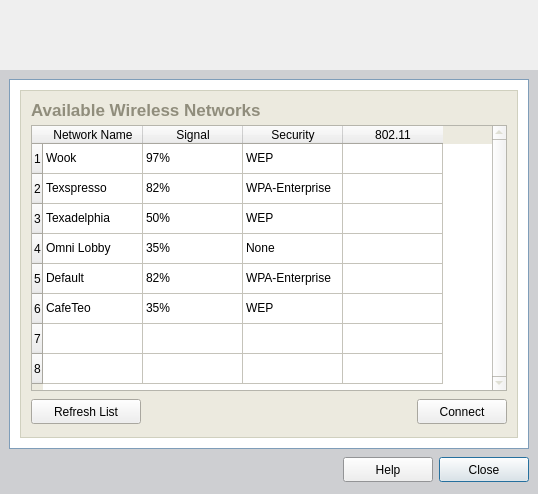
<ui version="4.0" >
 <class>Dialog</class>
 <widget class="QDialog" name="Dialog" >
  <property name="windowModality" >
   <enum>Qt::WindowModal</enum>
  </property>
  <property name="geometry" >
   <rect>
    <x>0</x>
    <y>0</y>
    <width>538</width>
    <height>494</height>
   </rect>
  </property>
  <property name="minimumSize" >
   <size>
    <width>538</width>
    <height>494</height>
   </size>
  </property>
  <property name="maximumSize" >
   <size>
    <width>538</width>
    <height>494</height>
   </size>
  </property>
  <property name="windowTitle" >
   <string>Browse Networks</string>
  </property>
  <property name="windowIcon" >
   <iconset>icons/prod_color.png</iconset>
  </property>
  <layout class="QVBoxLayout" >
   <property name="spacing" >
    <number>0</number>
   </property>
   <property name="leftMargin" >
    <number>0</number>
   </property>
   <property name="topMargin" >
    <number>0</number>
   </property>
   <property name="rightMargin" >
    <number>0</number>
   </property>
   <property name="bottomMargin" >
    <number>0</number>
   </property>
   <item>
    <widget class="QFrame" name="HeaderFrame" >
     <property name="sizePolicy" >
      <sizepolicy vsizetype="Fixed" hsizetype="Expanding" >
       <horstretch>1</horstretch>
       <verstretch>0</verstretch>
      </sizepolicy>
     </property>
     <property name="minimumSize" >
      <size>
       <width>538</width>
       <height>70</height>
      </size>
     </property>
     <property name="maximumSize" >
      <size>
       <width>16777215</width>
       <height>70</height>
      </size>
     </property>
     <property name="frameShape" >
      <enum>QFrame::NoFrame</enum>
     </property>
     <property name="frameShadow" >
      <enum>QFrame::Plain</enum>
     </property>
     <layout class="QHBoxLayout" >
      <property name="spacing" >
       <number>0</number>
      </property>
      <property name="leftMargin" >
       <number>0</number>
      </property>
      <property name="topMargin" >
       <number>0</number>
      </property>
      <property name="rightMargin" >
       <number>0</number>
      </property>
      <property name="bottomMargin" >
       <number>0</number>
      </property>
      <item>
       <widget class="QLabel" name="headerLeft" >
        <property name="sizePolicy" >
         <sizepolicy vsizetype="Fixed" hsizetype="Fixed" >
          <horstretch>0</horstretch>
          <verstretch>0</verstretch>
         </sizepolicy>
        </property>
        <property name="minimumSize" >
         <size>
          <width>242</width>
          <height>70</height>
         </size>
        </property>
        <property name="maximumSize" >
         <size>
          <width>242</width>
          <height>70</height>
         </size>
        </property>
        <property name="text" >
         <string/>
        </property>
        <property name="pixmap" >
         <pixmap>images/banner/banner_left.png</pixmap>
        </property>
       </widget>
      </item>
      <item>
       <widget class="QLabel" name="headerLeftTile" >
        <property name="sizePolicy" >
         <sizepolicy vsizetype="Fixed" hsizetype="Preferred" >
          <horstretch>3</horstretch>
          <verstretch>0</verstretch>
         </sizepolicy>
        </property>
        <property name="minimumSize" >
         <size>
          <width>1</width>
          <height>70</height>
         </size>
        </property>
        <property name="maximumSize" >
         <size>
          <width>16777215</width>
          <height>70</height>
         </size>
        </property>
        <property name="text" >
         <string/>
        </property>
        <property name="pixmap" >
         <pixmap>images/banner/banner_left_bg.png</pixmap>
        </property>
        <property name="scaledContents" >
         <bool>true</bool>
        </property>
       </widget>
      </item>
      <item>
       <widget class="QLabel" name="headerCenter" >
        <property name="sizePolicy" >
         <sizepolicy vsizetype="Fixed" hsizetype="Fixed" >
          <horstretch>0</horstretch>
          <verstretch>0</verstretch>
         </sizepolicy>
        </property>
        <property name="minimumSize" >
         <size>
          <width>76</width>
          <height>70</height>
         </size>
        </property>
        <property name="maximumSize" >
         <size>
          <width>76</width>
          <height>70</height>
         </size>
        </property>
        <property name="text" >
         <string/>
        </property>
        <property name="pixmap" >
         <pixmap>images/banner/banner_center.png</pixmap>
        </property>
       </widget>
      </item>
      <item>
       <widget class="QLabel" name="headerRightTile" >
        <property name="sizePolicy" >
         <sizepolicy vsizetype="Fixed" hsizetype="Expanding" >
          <horstretch>2</horstretch>
          <verstretch>0</verstretch>
         </sizepolicy>
        </property>
        <property name="minimumSize" >
         <size>
          <width>1</width>
          <height>70</height>
         </size>
        </property>
        <property name="maximumSize" >
         <size>
          <width>16777215</width>
          <height>70</height>
         </size>
        </property>
        <property name="text" >
         <string/>
        </property>
        <property name="pixmap" >
         <pixmap>images/banner/banner_right_bg.png</pixmap>
        </property>
        <property name="scaledContents" >
         <bool>true</bool>
        </property>
       </widget>
      </item>
      <item>
       <widget class="QLabel" name="headerRight" >
        <property name="sizePolicy" >
         <sizepolicy vsizetype="Fixed" hsizetype="Fixed" >
          <horstretch>0</horstretch>
          <verstretch>0</verstretch>
         </sizepolicy>
        </property>
        <property name="minimumSize" >
         <size>
          <width>218</width>
          <height>70</height>
         </size>
        </property>
        <property name="maximumSize" >
         <size>
          <width>218</width>
          <height>70</height>
         </size>
        </property>
        <property name="text" >
         <string/>
        </property>
        <property name="pixmap" >
         <pixmap>images/banner/banner_right.png</pixmap>
        </property>
       </widget>
      </item>
     </layout>
    </widget>
   </item>
   <item>
    <widget class="QFrame" name="MainFrame" >
     <property name="palette" >
      <palette>
       <active>
        <colorrole role="Base" >
         <brush brushstyle="SolidPattern" >
          <color alpha="255" >
           <red>255</red>
           <green>255</green>
           <blue>255</blue>
          </color>
         </brush>
        </colorrole>
        <colorrole role="Window" >
         <brush brushstyle="SolidPattern" >
          <color alpha="255" >
           <red>206</red>
           <green>207</green>
           <blue>210</blue>
          </color>
         </brush>
        </colorrole>
       </active>
       <inactive>
        <colorrole role="Base" >
         <brush brushstyle="SolidPattern" >
          <color alpha="255" >
           <red>255</red>
           <green>255</green>
           <blue>255</blue>
          </color>
         </brush>
        </colorrole>
        <colorrole role="Window" >
         <brush brushstyle="SolidPattern" >
          <color alpha="255" >
           <red>206</red>
           <green>207</green>
           <blue>210</blue>
          </color>
         </brush>
        </colorrole>
       </inactive>
       <disabled>
        <colorrole role="Base" >
         <brush brushstyle="SolidPattern" >
          <color alpha="255" >
           <red>206</red>
           <green>207</green>
           <blue>210</blue>
          </color>
         </brush>
        </colorrole>
        <colorrole role="Window" >
         <brush brushstyle="SolidPattern" >
          <color alpha="255" >
           <red>206</red>
           <green>207</green>
           <blue>210</blue>
          </color>
         </brush>
        </colorrole>
       </disabled>
      </palette>
     </property>
     <property name="autoFillBackground" >
      <bool>true</bool>
     </property>
     <property name="frameShape" >
      <enum>QFrame::NoFrame</enum>
     </property>
     <property name="frameShadow" >
      <enum>QFrame::Raised</enum>
     </property>
     <layout class="QVBoxLayout" >
      <item>
       <widget class="QFrame" name="whiteFrame" >
        <property name="palette" >
         <palette>
          <active>
           <colorrole role="WindowText" >
            <brush brushstyle="SolidPattern" >
             <color alpha="255" >
              <red>127</red>
              <green>157</green>
              <blue>185</blue>
             </color>
            </brush>
           </colorrole>
           <colorrole role="Base" >
            <brush brushstyle="SolidPattern" >
             <color alpha="255" >
              <red>255</red>
              <green>255</green>
              <blue>255</blue>
             </color>
            </brush>
           </colorrole>
           <colorrole role="Window" >
            <brush brushstyle="SolidPattern" >
             <color alpha="255" >
              <red>255</red>
              <green>255</green>
              <blue>255</blue>
             </color>
            </brush>
           </colorrole>
          </active>
          <inactive>
           <colorrole role="WindowText" >
            <brush brushstyle="SolidPattern" >
             <color alpha="255" >
              <red>127</red>
              <green>157</green>
              <blue>185</blue>
             </color>
            </brush>
           </colorrole>
           <colorrole role="Base" >
            <brush brushstyle="SolidPattern" >
             <color alpha="255" >
              <red>255</red>
              <green>255</green>
              <blue>255</blue>
             </color>
            </brush>
           </colorrole>
           <colorrole role="Window" >
            <brush brushstyle="SolidPattern" >
             <color alpha="255" >
              <red>255</red>
              <green>255</green>
              <blue>255</blue>
             </color>
            </brush>
           </colorrole>
          </inactive>
          <disabled>
           <colorrole role="WindowText" >
            <brush brushstyle="SolidPattern" >
             <color alpha="255" >
              <red>118</red>
              <green>116</green>
              <blue>108</blue>
             </color>
            </brush>
           </colorrole>
           <colorrole role="Base" >
            <brush brushstyle="SolidPattern" >
             <color alpha="255" >
              <red>255</red>
              <green>255</green>
              <blue>255</blue>
             </color>
            </brush>
           </colorrole>
           <colorrole role="Window" >
            <brush brushstyle="SolidPattern" >
             <color alpha="255" >
              <red>255</red>
              <green>255</green>
              <blue>255</blue>
             </color>
            </brush>
           </colorrole>
          </disabled>
         </palette>
        </property>
        <property name="autoFillBackground" >
         <bool>true</bool>
        </property>
        <property name="frameShape" >
         <enum>QFrame::Box</enum>
        </property>
        <property name="frameShadow" >
         <enum>QFrame::Plain</enum>
        </property>
        <layout class="QVBoxLayout" >
         <property name="leftMargin" >
          <number>10</number>
         </property>
         <property name="topMargin" >
          <number>10</number>
         </property>
         <property name="rightMargin" >
          <number>10</number>
         </property>
         <property name="bottomMargin" >
          <number>10</number>
         </property>
         <item>
          <widget class="QFrame" name="brownFrame" >
           <property name="palette" >
            <palette>
             <active>
              <colorrole role="WindowText" >
               <brush brushstyle="SolidPattern" >
                <color alpha="255" >
                 <red>208</red>
                 <green>208</green>
                 <blue>191</blue>
                </color>
               </brush>
              </colorrole>
              <colorrole role="Base" >
               <brush brushstyle="SolidPattern" >
                <color alpha="255" >
                 <red>255</red>
                 <green>255</green>
                 <blue>255</blue>
                </color>
               </brush>
              </colorrole>
              <colorrole role="Window" >
               <brush brushstyle="SolidPattern" >
                <color alpha="255" >
                 <red>236</red>
                 <green>234</green>
                 <blue>223</blue>
                </color>
               </brush>
              </colorrole>
             </active>
             <inactive>
              <colorrole role="WindowText" >
               <brush brushstyle="SolidPattern" >
                <color alpha="255" >
                 <red>208</red>
                 <green>208</green>
                 <blue>191</blue>
                </color>
               </brush>
              </colorrole>
              <colorrole role="Base" >
               <brush brushstyle="SolidPattern" >
                <color alpha="255" >
                 <red>255</red>
                 <green>255</green>
                 <blue>255</blue>
                </color>
               </brush>
              </colorrole>
              <colorrole role="Window" >
               <brush brushstyle="SolidPattern" >
                <color alpha="255" >
                 <red>236</red>
                 <green>234</green>
                 <blue>223</blue>
                </color>
               </brush>
              </colorrole>
             </inactive>
             <disabled>
              <colorrole role="WindowText" >
               <brush brushstyle="SolidPattern" >
                <color alpha="255" >
                 <red>118</red>
                 <green>116</green>
                 <blue>108</blue>
                </color>
               </brush>
              </colorrole>
              <colorrole role="Base" >
               <brush brushstyle="SolidPattern" >
                <color alpha="255" >
                 <red>236</red>
                 <green>234</green>
                 <blue>223</blue>
                </color>
               </brush>
              </colorrole>
              <colorrole role="Window" >
               <brush brushstyle="SolidPattern" >
                <color alpha="255" >
                 <red>236</red>
                 <green>234</green>
                 <blue>223</blue>
                </color>
               </brush>
              </colorrole>
             </disabled>
            </palette>
           </property>
           <property name="autoFillBackground" >
            <bool>true</bool>
           </property>
           <property name="frameShape" >
            <enum>QFrame::Box</enum>
           </property>
           <property name="frameShadow" >
            <enum>QFrame::Plain</enum>
           </property>
           <layout class="QVBoxLayout" >
            <property name="spacing" >
             <number>6</number>
            </property>
            <property name="leftMargin" >
             <number>10</number>
            </property>
            <property name="topMargin" >
             <number>10</number>
            </property>
            <property name="rightMargin" >
             <number>10</number>
            </property>
            <property name="bottomMargin" >
             <number>10</number>
            </property>
            <item>
             <widget class="QLabel" name="headerAvailableNetworks" >
              <property name="sizePolicy" >
               <sizepolicy vsizetype="Fixed" hsizetype="Preferred" >
                <horstretch>0</horstretch>
                <verstretch>0</verstretch>
               </sizepolicy>
              </property>
              <property name="minimumSize" >
               <size>
                <width>460</width>
                <height>18</height>
               </size>
              </property>
              <property name="maximumSize" >
               <size>
                <width>460</width>
                <height>18</height>
               </size>
              </property>
              <property name="palette" >
               <palette>
                <active>
                 <colorrole role="WindowText" >
                  <brush brushstyle="SolidPattern" >
                   <color alpha="255" >
                    <red>144</red>
                    <green>141</green>
                    <blue>124</blue>
                   </color>
                  </brush>
                 </colorrole>
                </active>
                <inactive>
                 <colorrole role="WindowText" >
                  <brush brushstyle="SolidPattern" >
                   <color alpha="255" >
                    <red>144</red>
                    <green>141</green>
                    <blue>124</blue>
                   </color>
                  </brush>
                 </colorrole>
                </inactive>
                <disabled>
                 <colorrole role="WindowText" >
                  <brush brushstyle="SolidPattern" >
                   <color alpha="255" >
                    <red>119</red>
                    <green>119</green>
                    <blue>119</blue>
                   </color>
                  </brush>
                 </colorrole>
                </disabled>
               </palette>
              </property>
              <property name="font" >
               <font>
                <family>Arial</family>
                <pointsize>13</pointsize>
                <weight>75</weight>
                <bold>true</bold>
               </font>
              </property>
              <property name="lineWidth" >
               <number>0</number>
              </property>
              <property name="text" >
               <string>Available Wireless Networks</string>
              </property>
              <property name="alignment" >
               <set>Qt::AlignLeading|Qt::AlignLeft|Qt::AlignVCenter</set>
              </property>
              <property name="margin" >
               <number>0</number>
              </property>
              <property name="indent" >
               <number>0</number>
              </property>
             </widget>
            </item>
            <item>
             <widget class="QTableWidget" name="dataTableAvailableWirelessNetworks" >
              <property name="minimumSize" >
               <size>
                <width>0</width>
                <height>266</height>
               </size>
              </property>
              <property name="font" >
               <font>
                <family>Arial</family>
                <pointsize>9</pointsize>
                <weight>50</weight>
                <bold>false</bold>
               </font>
              </property>
              <property name="frameShadow" >
               <enum>QFrame::Plain</enum>
              </property>
              <property name="verticalScrollBarPolicy" >
               <enum>Qt::ScrollBarAlwaysOn</enum>
              </property>
              <property name="horizontalScrollBarPolicy" >
               <enum>Qt::ScrollBarAlwaysOff</enum>
              </property>
              <property name="selectionMode" >
               <enum>QAbstractItemView::SingleSelection</enum>
              </property>
              <property name="selectionBehavior" >
               <enum>QAbstractItemView::SelectRows</enum>
              </property>
              <property name="showGrid" >
               <bool>true</bool>
              </property>
              <property name="sortingEnabled" >
               <bool>true</bool>
              </property>
              <property name="wordWrap" >
               <bool>false</bool>
              </property>
              <property name="cornerButtonEnabled" >
               <bool>false</bool>
              </property>
              <property name="rowCount" >
               <number>8</number>
              </property>
              <property name="columnCount" >
               <number>4</number>
              </property>
              <row/>
              <row/>
              <row/>
              <row/>
              <row/>
              <row/>
              <row/>
              <row/>
              <column>
               <property name="text" >
                <string>Network Name</string>
               </property>
              </column>
              <column>
               <property name="text" >
                <string>Signal</string>
               </property>
              </column>
              <column>
               <property name="text" >
                <string>Security</string>
               </property>
              </column>
              <column>
               <property name="text" >
                <string>802.11</string>
               </property>
              </column>
              <item row="0" column="0" >
               <property name="text" >
                <string>Wook</string>
               </property>
              </item>
              <item row="0" column="1" >
               <property name="text" >
                <string>97%</string>
               </property>
               <property name="icon" >
                <iconset>icons/signal_4.png</iconset>
               </property>
              </item>
              <item row="0" column="2" >
               <property name="text" >
                <string>WEP</string>
               </property>
              </item>
              <item row="1" column="0" >
               <property name="text" >
                <string>Texspresso</string>
               </property>
              </item>
              <item row="1" column="1" >
               <property name="text" >
                <string>82%</string>
               </property>
               <property name="icon" >
                <iconset>icons/signal_3.png</iconset>
               </property>
              </item>
              <item row="1" column="2" >
               <property name="text" >
                <string>WPA-Enterprise</string>
               </property>
              </item>
              <item row="2" column="0" >
               <property name="text" >
                <string>Texadelphia</string>
               </property>
              </item>
              <item row="2" column="1" >
               <property name="text" >
                <string>50%</string>
               </property>
               <property name="icon" >
                <iconset>icons/signal_2.png</iconset>
               </property>
              </item>
              <item row="2" column="2" >
               <property name="text" >
                <string>WEP</string>
               </property>
              </item>
              <item row="3" column="0" >
               <property name="text" >
                <string>Omni Lobby</string>
               </property>
              </item>
              <item row="3" column="1" >
               <property name="text" >
                <string>35%</string>
               </property>
               <property name="icon" >
                <iconset>icons/signal_1.png</iconset>
               </property>
              </item>
              <item row="3" column="2" >
               <property name="text" >
                <string>None</string>
               </property>
              </item>
              <item row="4" column="0" >
               <property name="text" >
                <string>Default</string>
               </property>
              </item>
              <item row="4" column="1" >
               <property name="text" >
                <string>82%</string>
               </property>
               <property name="icon" >
                <iconset>icons/signal_3.png</iconset>
               </property>
              </item>
              <item row="4" column="2" >
               <property name="text" >
                <string>WPA-Enterprise</string>
               </property>
              </item>
              <item row="5" column="0" >
               <property name="text" >
                <string>CafeTeo</string>
               </property>
              </item>
              <item row="5" column="1" >
               <property name="text" >
                <string>35%</string>
               </property>
               <property name="icon" >
                <iconset>icons/signal_1.png</iconset>
               </property>
              </item>
              <item row="5" column="2" >
               <property name="text" >
                <string>WEP</string>
               </property>
              </item>
             </widget>
            </item>
            <item>
             <widget class="QFrame" name="frame" >
              <property name="sizePolicy" >
               <sizepolicy vsizetype="Fixed" hsizetype="Preferred" >
                <horstretch>0</horstretch>
                <verstretch>0</verstretch>
               </sizepolicy>
              </property>
              <property name="minimumSize" >
               <size>
                <width>16</width>
                <height>30</height>
               </size>
              </property>
              <property name="maximumSize" >
               <size>
                <width>16777215</width>
                <height>30</height>
               </size>
              </property>
              <property name="frameShape" >
               <enum>QFrame::NoFrame</enum>
              </property>
              <property name="frameShadow" >
               <enum>QFrame::Raised</enum>
              </property>
              <layout class="QHBoxLayout" >
               <property name="spacing" >
                <number>0</number>
               </property>
               <property name="leftMargin" >
                <number>0</number>
               </property>
               <property name="topMargin" >
                <number>0</number>
               </property>
               <property name="rightMargin" >
                <number>0</number>
               </property>
               <property name="bottomMargin" >
                <number>0</number>
               </property>
               <item>
                <widget class="QPushButton" name="buttonRefresh" >
                 <property name="sizePolicy" >
                  <sizepolicy vsizetype="Fixed" hsizetype="Fixed" >
                   <horstretch>0</horstretch>
                   <verstretch>0</verstretch>
                  </sizepolicy>
                 </property>
                 <property name="minimumSize" >
                  <size>
                   <width>110</width>
                   <height>25</height>
                  </size>
                 </property>
                 <property name="maximumSize" >
                  <size>
                   <width>110</width>
                   <height>25</height>
                  </size>
                 </property>
                 <property name="font" >
                  <font>
                   <family>Arial</family>
                   <pointsize>9</pointsize>
                  </font>
                 </property>
                 <property name="text" >
                  <string>Refresh List</string>
                 </property>
                 <property name="autoDefault" >
                  <bool>false</bool>
                 </property>
                </widget>
               </item>
               <item>
                <spacer>
                 <property name="orientation" >
                  <enum>Qt::Horizontal</enum>
                 </property>
                 <property name="sizeHint" >
                  <size>
                   <width>40</width>
                   <height>20</height>
                  </size>
                 </property>
                </spacer>
               </item>
               <item>
                <widget class="QPushButton" name="buttonConnect" >
                 <property name="sizePolicy" >
                  <sizepolicy vsizetype="Fixed" hsizetype="Fixed" >
                   <horstretch>0</horstretch>
                   <verstretch>0</verstretch>
                  </sizepolicy>
                 </property>
                 <property name="minimumSize" >
                  <size>
                   <width>90</width>
                   <height>25</height>
                  </size>
                 </property>
                 <property name="maximumSize" >
                  <size>
                   <width>90</width>
                   <height>25</height>
                  </size>
                 </property>
                 <property name="font" >
                  <font>
                   <family>Arial</family>
                   <pointsize>9</pointsize>
                  </font>
                 </property>
                 <property name="text" >
                  <string>Connect</string>
                 </property>
                 <property name="autoDefault" >
                  <bool>false</bool>
                 </property>
                </widget>
               </item>
              </layout>
             </widget>
            </item>
           </layout>
          </widget>
         </item>
        </layout>
       </widget>
      </item>
      <item>
       <widget class="QFrame" name="buttonFrame" >
        <property name="sizePolicy" >
         <sizepolicy vsizetype="Fixed" hsizetype="Preferred" >
          <horstretch>0</horstretch>
          <verstretch>0</verstretch>
         </sizepolicy>
        </property>
        <property name="minimumSize" >
         <size>
          <width>16</width>
          <height>30</height>
         </size>
        </property>
        <property name="maximumSize" >
         <size>
          <width>16777215</width>
          <height>30</height>
         </size>
        </property>
        <property name="frameShape" >
         <enum>QFrame::NoFrame</enum>
        </property>
        <property name="frameShadow" >
         <enum>QFrame::Raised</enum>
        </property>
        <layout class="QHBoxLayout" >
         <property name="leftMargin" >
          <number>0</number>
         </property>
         <property name="topMargin" >
          <number>0</number>
         </property>
         <property name="rightMargin" >
          <number>0</number>
         </property>
         <property name="bottomMargin" >
          <number>0</number>
         </property>
         <item>
          <spacer>
           <property name="orientation" >
            <enum>Qt::Horizontal</enum>
           </property>
           <property name="sizeHint" >
            <size>
             <width>40</width>
             <height>20</height>
            </size>
           </property>
          </spacer>
         </item>
         <item>
          <widget class="QPushButton" name="buttonHelp" >
           <property name="sizePolicy" >
            <sizepolicy vsizetype="Fixed" hsizetype="Fixed" >
             <horstretch>0</horstretch>
             <verstretch>0</verstretch>
            </sizepolicy>
           </property>
           <property name="minimumSize" >
            <size>
             <width>90</width>
             <height>25</height>
            </size>
           </property>
           <property name="maximumSize" >
            <size>
             <width>90</width>
             <height>25</height>
            </size>
           </property>
           <property name="font" >
            <font>
             <family>Arial</family>
             <pointsize>9</pointsize>
            </font>
           </property>
           <property name="text" >
            <string>Help</string>
           </property>
           <property name="autoDefault" >
            <bool>false</bool>
           </property>
          </widget>
         </item>
         <item>
          <widget class="QPushButton" name="buttonClose" >
           <property name="sizePolicy" >
            <sizepolicy vsizetype="Fixed" hsizetype="Fixed" >
             <horstretch>0</horstretch>
             <verstretch>0</verstretch>
            </sizepolicy>
           </property>
           <property name="minimumSize" >
            <size>
             <width>90</width>
             <height>25</height>
            </size>
           </property>
           <property name="maximumSize" >
            <size>
             <width>90</width>
             <height>25</height>
            </size>
           </property>
           <property name="font" >
            <font>
             <family>Arial</family>
             <pointsize>9</pointsize>
            </font>
           </property>
           <property name="text" >
            <string>Close</string>
           </property>
           <property name="default" >
            <bool>true</bool>
           </property>
          </widget>
         </item>
        </layout>
       </widget>
      </item>
     </layout>
    </widget>
   </item>
  </layout>
 </widget>
 <resources/>
 <connections/>
</ui>
